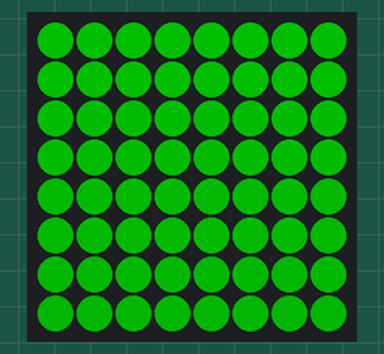
Simulated run of this sketch. Board: Arduino Uno, built with avr-gcc and run on an emulated ATmega328P. Shown: 8×8 RGB LED matrix (first LED top left, wired row by row). Dim RGB values are drawn brighter than linear.

Above: at 0.08 s.
At 4.22 s:
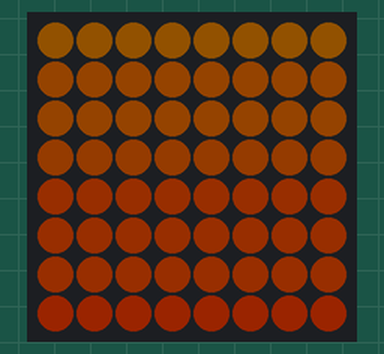
At 9.49 s:
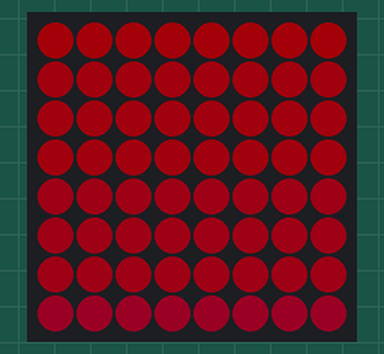
At 19.0 s:
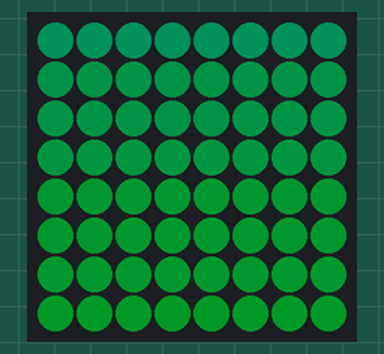
At 25.97 s:
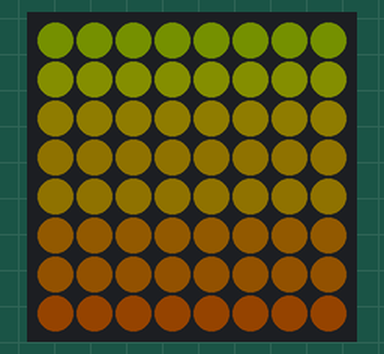
At 39.87 s:
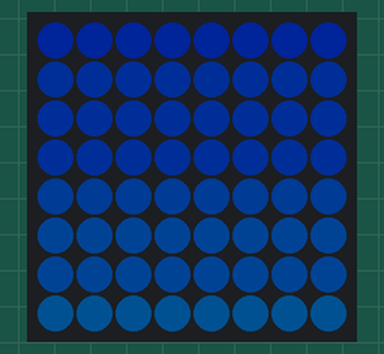

The sketch:

matrix_rainbow.ino
```cpp
#include <Adafruit_GFX.h>
#include <Adafruit_NeoMatrix.h>
#include <Adafruit_NeoPixel.h>
Adafruit_NeoMatrix matrix = Adafruit_NeoMatrix(8, 8, 6,
  NEO_MATRIX_TOP     + NEO_MATRIX_LEFT +
  NEO_MATRIX_COLUMNS + NEO_MATRIX_PROGRESSIVE,
  NEO_GRB            + NEO_KHZ800);
void setup() {
  matrix.begin();
  //matrix.setTextWrap(false);
  matrix.setBrightness(80);
  //matrix.setTextColor(colors[0]);
}

void loop() {
  rainbow(10);
  //matrix.fillScreen(matrix.Color(0, 255, 0));
  //matrix.drawPixel(0,0, matrix.Color(32, 32, 32));
}

void drawRow(uint8_t row, uint16_t color) {
  uint16_t i;
  for(i=0; i<8; i++){
    matrix.drawPixel(i,row,color);
  }
}

void drawDiag(uint8_t row, uint16_t color) {
  uint16_t i, j;
  for(i=0; i<8; i++){
    for(j=0; j<8; j++){
      matrix.drawPixel(i,j,color);
    }
  }
}

void rainbow(uint8_t wait) {
  uint16_t i, j;

  for(j=0; j<256; j++) {
    for(i=0; i<8; i++) {
      drawRow(i, Wheel((i+j) & 255));
    }
    matrix.show();
    delay(wait);
  }
}

// Input a value 0 to 255 to get a color value.
// The colours are a transition r - g - b - back to r.
uint32_t Wheel(byte WheelPos) {
  if(WheelPos < 85) {
   return matrix.Color(WheelPos * 3, 255 - WheelPos * 3, 0);
  } else if(WheelPos < 170) {
   WheelPos -= 85;
   return matrix.Color(255 - WheelPos * 3, 0, WheelPos * 3);
  } else {
   WheelPos -= 170;
   return matrix.Color(0, WheelPos * 3, 255 - WheelPos * 3);
  }
}
```
